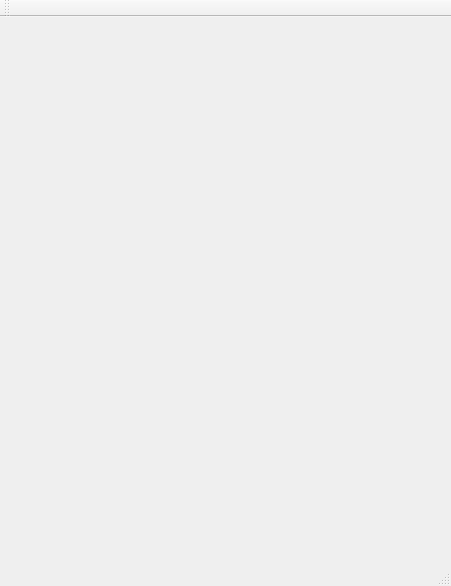
<?xml version="1.0" encoding="UTF-8"?>
<ui version="4.0">
 <class>MainWindow</class>
 <widget class="QMainWindow" name="MainWindow">
  <property name="geometry">
   <rect>
    <x>0</x>
    <y>0</y>
    <width>451</width>
    <height>586</height>
   </rect>
  </property>
  <property name="windowTitle">
   <string>MainWindow</string>
  </property>
  <widget class="QWidget" name="centralWidget"/>
  <widget class="QMenuBar" name="menuBar">
   <property name="geometry">
    <rect>
     <x>0</x>
     <y>0</y>
     <width>451</width>
     <height>23</height>
    </rect>
   </property>
  </widget>
  <widget class="QToolBar" name="mainToolBar">
   <attribute name="toolBarArea">
    <enum>TopToolBarArea</enum>
   </attribute>
   <attribute name="toolBarBreak">
    <bool>false</bool>
   </attribute>
  </widget>
  <widget class="QStatusBar" name="statusBar"/>
 </widget>
 <layoutdefault spacing="6" margin="11"/>
 <resources/>
 <connections/>
</ui>
